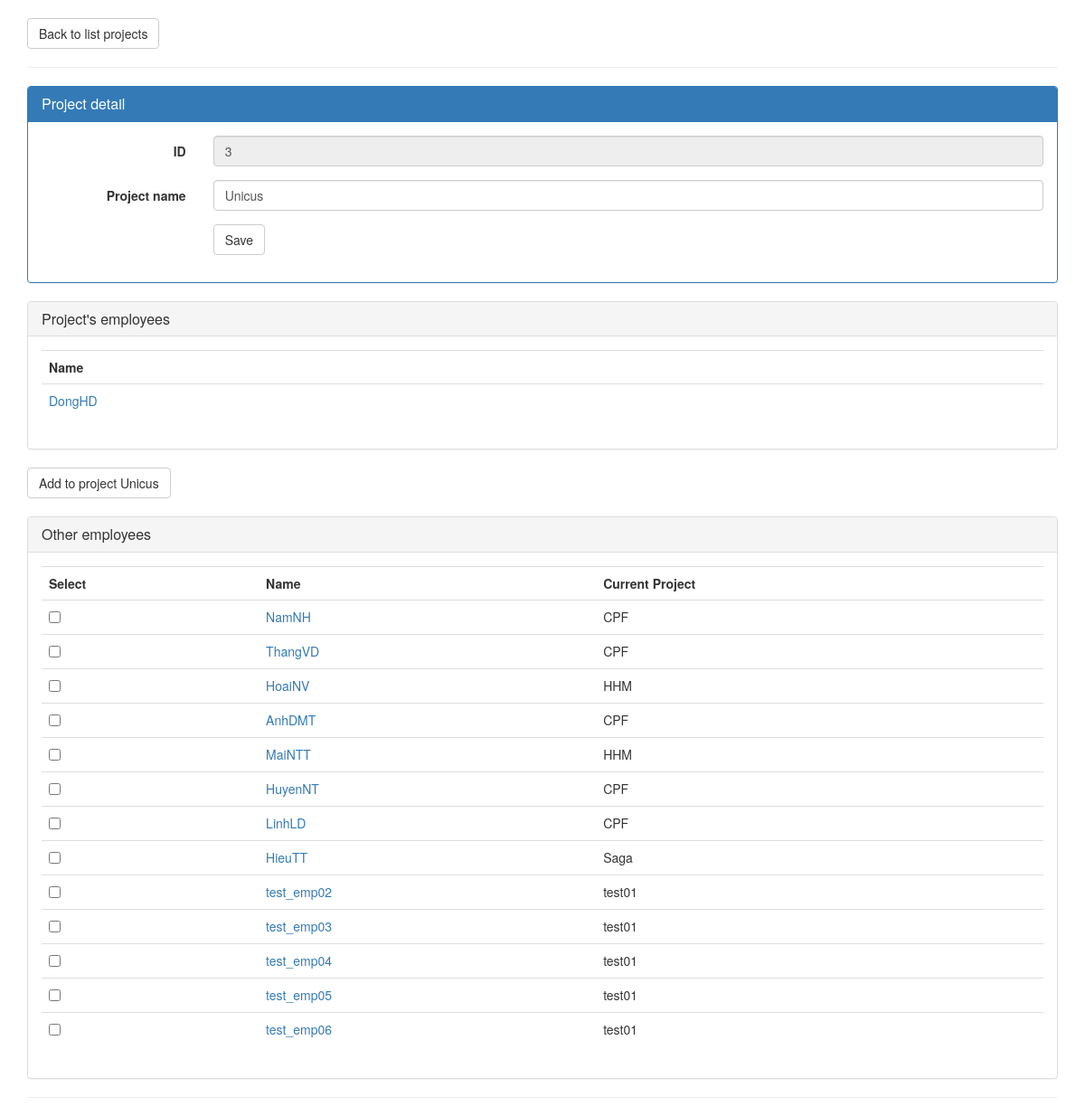
/projects/3/, run on the app's committed database.
### projects_management/models.py (models this page shows, shortened)
@python_2_unicode_compatible  # only if you need to support Python 2
class Project(models.Model):
    id = models.AutoField(primary_key=True)
    project_name = models.CharField(max_length=50)
    def __str__(self):
        return self.project_name

@python_2_unicode_compatible  # only if you need to support Python 2
class Employee(models.Model):
    id = models.AutoField(primary_key=True)
    emp_name = models.CharField(max_length=50)
    project = models.ForeignKey(Project, on_delete=models.CASCADE)

### projects_management/views.py (the view)
# urls.py: url(r'^(?P<project_id>[0-9]+)/$', views.project_detail, name='project_detail'),
def project_detail(request, project_id):
    project = get_object_or_404(Project, id=project_id)
    employees = Employee.objects.filter(project_id=project_id)
    other_employees = Employee.objects.exclude(project_id=project_id)
    form = ProjectForm(request.POST or None, instance=project)
    if form.is_valid():
        form.save(commit=True)
        messages.success(request, 'Project detail updated.')
        return HttpResponseRedirect(request.META.get('HTTP_REFERER'))
    else:
        print form.errors
    return render(request, 'projects_management/detail.html', {'form': form, 'project': project, 'employees': employees, 'other_employees': other_employees,})

### projects_management/forms.py
class ProjectForm(forms.ModelForm):
    project_name = forms.CharField(max_length=50, help_text="Project name", widget=forms.TextInput(attrs={'class': "form-control"}))
    class Meta:
        model = Project
        fields = ('project_name',)

### projects_management/templates/projects_management/detail.html (shortened to what this page needs)
{% extends 'projects_management/base.html' %}
{% block body_block %}
    <br/>
    <a class="btn btn-default" href="{% url 'index' %}" role="button">Back to list projects</a>
    <hr/>
    <div class="panel panel-primary">
        <div class="panel-heading">
            <h3 class="panel-title">Project detail</h3>
        </div>
        <div class="panel-body">
            <form id="project_form" class="form-horizontal" action="{% url 'project_detail' project.id %}" method="post">
                <div class="form-group">
                    <label for="project" class="col-sm-2 control-label">ID</label>
                    <div class="col-sm-10">
                        <input type="text" class="form-control" id="project_id" name="project.id" placeholder="ID" value="{{ project.id }}" disabled="true" />
                    </div>
                </div>
                {% for field in form.visible_fields %}
                    <div class="form-group">
                        <label for="project" class="col-sm-2 control-label">{{ field.help_text }}</label>
                        <div class="col-sm-10">
                            {{ field }}
                        </div>
                    </div>
                {% endfor %}
                <div class="form-group">
                    <div class="col-sm-offset-2 col-sm-10">
                        <button type="submit" class="btn btn-default">Save</button>
                    </div>
                </div>
            </form>
        </div>
    </div>
    <div id="prg-tbl-project-emps">
        <div class="panel panel-default">
            <div class="panel-heading">
                <h3 class="panel-title">Project's employees</h3>
            </div>
            <div class="panel-body">
                <table class="table table-hover">
                    <th>Name</th>
                    {% for employee in employees %}
                        <tr>
                            <td><a href="#">{{ employee.emp_name }}</a></td>
                        </tr>
                    {% endfor %}
                </table>
            </div>
        </div>
        <button id="prg-btn-save" class="btn btn-default" type="button">Add to project {{ project.project_name }}</button>
        <br/><br/>
        <div class="panel panel-default">
            <div class="panel-heading">
                <h3 class="panel-title">Other employees</h3>
            </div>
            <div class="panel-body">
                <table id="prg-tbl-other-emps" class="table table-hover">
                    <th>Select</th>
                    <th>Name</th>
                    <th>Current Project</th>
                    {% for employee in other_employees %}
                        <tr>
                            <td><input type="checkbox" record-id="{{ employee.id }}" /></td>
                            <td><a href="#">{{ employee.emp_name }}</a></td>
                            <td>{{ employee.project }}</td>
                        </tr>
                    {% endfor %}
                </table>
            </div>
        </div>
    </div>
    <hr/>
{% endblock %}

### data on the page
Project: id "3", visible_fields "Unicus", project_name "Unicus"
Employee: emp_name "DongHD"
Employee: emp_name "NamNH", project "CPF"
Employee: emp_name "ThangVD", project "CPF"
Employee: emp_name "HoaiNV", project "HHM"
Employee: emp_name "AnhDMT", project "CPF"
Employee: emp_name "MaiNTT", project "HHM"
Employee: emp_name "HuyenNT", project "CPF"
Employee: emp_name "LinhLD", project "CPF"
Employee: emp_name "HieuTT", project "Saga"
Employee: emp_name "test_emp02", project "test01"
Employee: emp_name "test_emp03", project "test01"
Employee: emp_name "test_emp04", project "test01"
Employee: emp_name "test_emp05", project "test01"
Employee: emp_name "test_emp06", project "test01"

### other printed values
{{ field.help_text }} "Project name"
